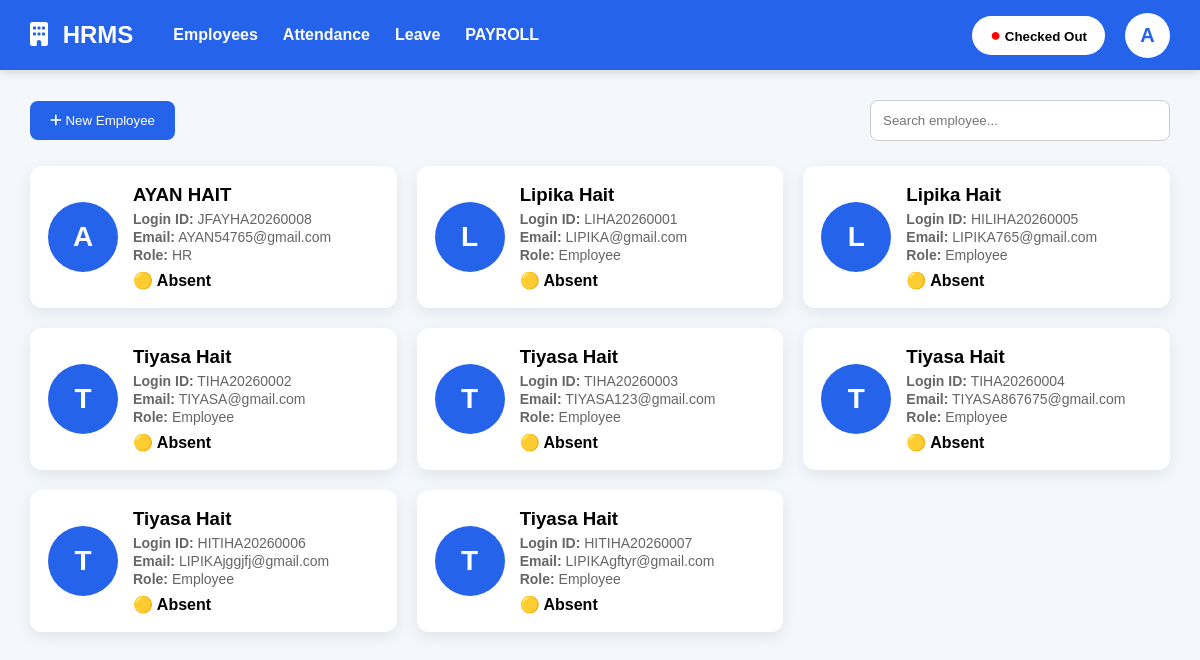
Screenshot of /emp_dashboard.php (signed in) with the database file from the repository.
### tables this page shows
CREATE TABLE `employees` (
  `id` int(11) NOT NULL,
  `company_name` varchar(100) NOT NULL,
  `full_name` varchar(100) NOT NULL,
  `email` varchar(100) NOT NULL,
  `phone` varchar(10) NOT NULL,
  `address` text DEFAULT NULL,
  `login_id` varchar(20) DEFAULT NULL,
  `password` varchar(255) NOT NULL,
  `role` enum('Employee','HR') NOT NULL,
  `department` varchar(100) DEFAULT NULL,
  `job_title` varchar(100) DEFAULT NULL,
  `manager` varchar(100) DEFAULT NULL,
  `salary_basic` decimal(10,2) DEFAULT 0.00,
  `salary_hra` decimal(10,2) DEFAULT 0.00,
  `salary_allowance` decimal(10,2) DEFAULT 0.00,
  `tax_percent` decimal(5,2) DEFAULT 0.00,
  `nationality` varchar(100) DEFAULT NULL,
  `dob` date DEFAULT NULL,
  `gender` varchar(20) DEFAULT NULL,
  `marital_status` varchar(50) DEFAULT NULL,
  `date_of_joining` date DEFAULT NULL,
  `bank_name` varchar(100) DEFAULT NULL,
  `bank_account` varchar(50) DEFAULT NULL,
  `ifsc_code` varchar(20) DEFAULT NULL,
  `created_at` timestamp NOT NULL DEFAULT current_timestamp(),
  `attendance_status` varchar(20) NOT NULL DEFAULT 'Checked Out',
  `last_action_time` datetime DEFAULT NULL
);

### emp_dashboard.php (the view, shortened to what this page needs)
<?php
include("connection.php");
$id = $_SESSION['employee_id'];
$userQuery = mysqli_query($conn,"
SELECT * FROM employees
WHERE id='$id'
");
$user = mysqli_fetch_assoc($userQuery);
?>
<!DOCTYPE html>
<html lang="en">
<head>
<link rel="stylesheet"
href="https://cdnjs.cloudflare.com/ajax/libs/font-awesome/6.5.2/css/all.min.css">
</head>
<body>
<div class="navbar">
<div class="left-nav">
<div class="logo">
<i class="fa-solid fa-building"></i> HRMS
</div>
<div class="menu">
<a href="emp_dashboard.php">Employees</a>
<a href="emp_attendance.php">Attendance</a>
<a href="emp_leave.php">Leave</a>
<a href="emp_payroll.php">PAYROLL</a>
</div>
</div>
<div class="right-nav">
<button class="status-btn" id="statusBtn">
<?php
if($user['attendance_status']=="Checked In"){
    echo "<span class='green-dot'>●</span> Checked In";
}else{
    echo "<span class='red-dot'>●</span> Checked Out";
}
?>
</button>
<div class="avatar" id="avatar">
<?php echo strtoupper(substr($user['full_name'],0,1)); ?>
</div>
</div>
</div>
<div class="container">
<div class="top-bar">
<button class="new-btn">
<i class="fa-solid fa-plus"></i>
New Employee
</button>
<div class="search-box">
<input
type="text"
id="searchEmployee"
placeholder="Search employee...">
</div>
</div>
<div class="employee-grid">
<?php
$list = mysqli_query($conn,"
SELECT * FROM employees
ORDER BY full_name ASC
");
while($emp = mysqli_fetch_assoc($list)){
$status = "🟡 Absent";
?>
<div class="employee-card">
<div class="employee-photo">
<?php echo strtoupper(substr($emp['full_name'],0,1)); ?>
</div>
<div class="employee-info">
<h3><?php echo htmlspecialchars($emp['full_name']); ?></h3>
<p>
<strong>Login ID:</strong>
<?php echo htmlspecialchars($emp['login_id']); ?>
</p>
<p>
<strong>Email:</strong>
<?php echo htmlspecialchars($emp['email']); ?>
</p>
<p>
<strong>Role:</strong>
<?php echo htmlspecialchars($emp['role']); ?>
</p>
<div class="employee-status">
<?php echo $status; ?>
</div>
</div>
</div>
<?php } ?>
</div>
</div>
</body>
</html>

### emp_dashboard.php (style rules this page uses)
* { margin:0; padding:0; box-sizing:border-box; font-family:Arial,Helvetica,sans-serif; }
body { background:#f4f7fb; }
.navbar { height:70px; background:#2563EB; display:flex; justify-content:space-between; align-items:center; padding:0 30px; color:#fff; box-shadow:0 2px 10px rgba(0,0,0,.15); }
.left-nav { display:flex; align-items:center; gap:40px; }
.logo { font-size:24px; font-weight:bold; }
.logo i { margin-right:8px; }
.menu { display:flex; gap:25px; }
.menu a { color:#fff; text-decoration:none; font-weight:bold; }
.right-nav { display:flex; align-items:center; gap:20px; position:relative; }
.status-btn { background:#fff; border:none; padding:9px 18px; border-radius:30px; cursor:pointer; font-weight:bold; }
.red-dot { color:red; font-size:18px; }
.avatar { width:45px; height:45px; border-radius:50%; background:#fff; color:#2563EB; display:flex; justify-content:center; align-items:center; font-size:20px; font-weight:bold; cursor:pointer; }
.container { padding:30px; }
.top-bar { display:flex; justify-content:space-between; align-items:center; margin-bottom:25px; }
.new-btn { background:#2563EB; color:#fff; border:none; padding:12px 20px; border-radius:8px; cursor:pointer; }
.search-box input { width:300px; padding:12px; border:1px solid #ccc; border-radius:8px; outline:none; }
.employee-grid { display:grid; grid-template-columns:repeat(auto-fill,minmax(280px,1fr)); gap:20px; }
.employee-card { background:#fff; padding:18px; border-radius:12px; display:flex; align-items:center; gap:15px; box-shadow:0 5px 15px rgba(0,0,0,.08); }
.employee-photo { width:70px; height:70px; border-radius:50%; background:#2563EB; color:#fff; display:flex; justify-content:center; align-items:center; font-size:28px; font-weight:bold; }
.employee-info h3 { margin-bottom:5px; }
.employee-info p { margin:2px 0; font-size:14px; color:#666; }
.employee-status { margin-top:8px; font-weight:bold; }

### rows the page displays
employees: full_name "A", full_name "AYAN HAIT", login "JFAYHA20260008", email "AYAN54765@gmail.com", role "HR", status "🟡 Absent"
employees: full_name "L", full_name "Lipika Hait", login "LIHA20260001", email "LIPIKA@gmail.com", role "Employee", status "🟡 Absent"
employees: full_name "L", full_name "Lipika Hait", login "HILIHA20260005", email "LIPIKA765@gmail.com", role "Employee", status "🟡 Absent"
employees: full_name "T", full_name "Tiyasa Hait", login "TIHA20260002", email "TIYASA@gmail.com", role "Employee", status "🟡 Absent"
employees: full_name "T", full_name "Tiyasa Hait", login "TIHA20260003", email "TIYASA123@gmail.com", role "Employee", status "🟡 Absent"
employees: full_name "T", full_name "Tiyasa Hait", login "TIHA20260004", email "TIYASA867675@gmail.com", role "Employee", status "🟡 Absent"
employees: full_name "T", full_name "Tiyasa Hait", login "HITIHA20260006", email "LIPIKAjggjfj@gmail.com", role "Employee", status "🟡 Absent"
employees: full_name "T", full_name "Tiyasa Hait", login "HITIHA20260007", email "LIPIKAgftyr@gmail.com", role "Employee", status "🟡 Absent"
